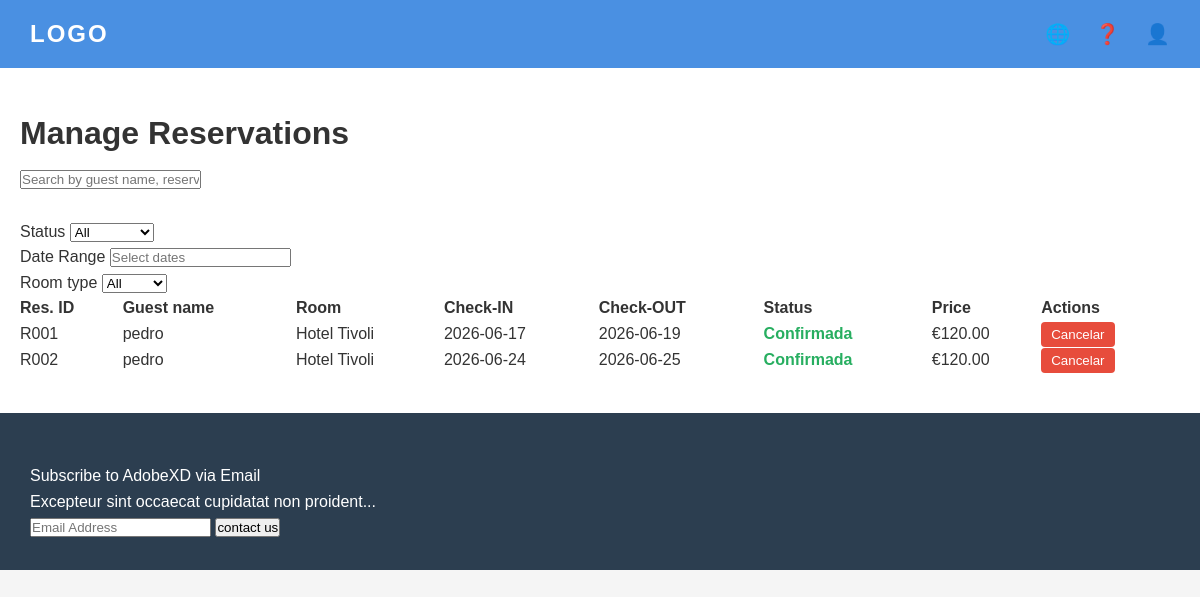
/reservations_painel.php (signed in), run on an earlier commit of the app's database.
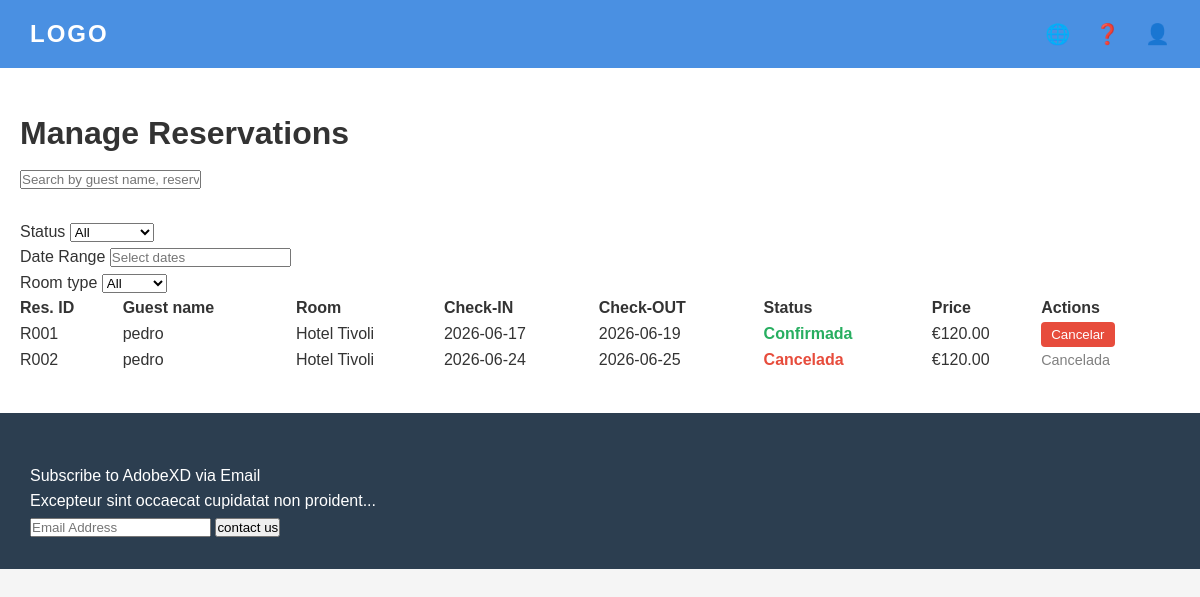
And on a later commit of the database.
### tables this page shows
CREATE TABLE reservas (
    id INTEGER PRIMARY KEY AUTOINCREMENT,
    nome_hospede TEXT,
    quarto TEXT,
    check_in TEXT,
    check_out TEXT,
    status TEXT,
    preco REAL
);

### reservations_painel.php (the view, shortened to what this page needs)
<?php
$tipo_utilizador = isset($_SESSION['tipo']) ? $_SESSION['tipo'] : 'cliente';
$nome_utilizador = isset($_SESSION['username']) ? $_SESSION['username'] : '';
?>
<!DOCTYPE html>
<html lang="pt">
<head>
  <link rel="stylesheet" href="hotel-details.css">
</head>
<body>
  <header>
    <div class="logo">
  <a href="index.php" style="text-decoration: none; color: inherit;">LOGO</a>
</div>
    <nav class="header-nav">
      <a href="#" class="icon-link" title="Language">🌐</a>
      <a href="#" class="icon-link" title="Help">❓</a>
      <a href="#" class="icon-link" title="Profile">👤</a>
    </nav>
  </header>
  <div class="main-container">
    <main class="content">
      <h1>Manage Reservations</h1>
      <div class="filters" style="display: flex; gap: 20px; align-items: center; margin-bottom: 30px; margin-top: 10px;">
        <input type="text" placeholder="Search by guest name, reservation ID or room">
      </div>
      <div class="filters">
        <div class="filter-group">
          <label for="status">Status</label>
          <select id="status" name="status">
            <option value="">All</option>
          </select>
        </div>
        <div class="filter-group">
          <label for="daterange">Date Range</label>
          <input type="text" id="daterange" name="daterange" placeholder="Select dates">
        </div>
        <div class="filter-group">
          <label for="roomtype">Room type</label>
          <select id="roomtype" name="roomtype">
            <option value="">All</option>
          </select>
        </div>
      </div>
      <table class="reservations-table" style="width: 100%; text-align: left; border-collapse: collapse;">
        <thead>
          <tr>
            <th>Res. ID</th>
            <th>Guest name</th>
            <th>Room</th>
            <th>Check-IN</th>
            <th>Check-OUT</th>
            <th>Status</th>
            <th>Price</th>
            <th>Actions</th>
          </tr>
        </thead>
        <tbody>
          <?php
          $db = new SQLite3(__DIR__ . '/hotel.db');
          if ($tipo_utilizador === 'admin') {
              $stmt = $db->prepare("SELECT * FROM reservas");
          } else {
              $stmt = $db->prepare("SELECT * FROM reservas WHERE nome_hospede = :nome");
              $stmt->bindValue(':nome', $nome_utilizador, SQLITE3_TEXT);
          }
          $result = $stmt->execute();
          while ($row = $result->fetchArray(SQLITE3_ASSOC)) {
              echo '<tr>';
              echo '<td>R00' . $row['id'] . '</td>';
              echo '<td>' . htmlspecialchars($row['nome_hospede']) . '</td>';
              echo '<td>' . htmlspecialchars($row['quarto']) . '</td>';
              echo '<td>' . $row['check_in'] . '</td>';
              echo '<td>' . $row['check_out'] . '</td>';
              $cor_status = ($row['status'] === 'Cancelada') ? 'color: #e74c3c; font-weight: bold;' : 'color: #27ae60; font-weight: bold;';
              echo '<td style="' . $cor_status . '">' . htmlspecialchars($row['status']) . '</td>';
              echo '<td>€' . number_format($row['preco'], 2) . '</td>';
              echo '<td>';
              if ($row['status'] !== 'Cancelada') {
                  echo '<form action="scripts/cancelar_reserva.php" method="POST" style="margin: 0;">';
                  echo '<button type="submit" class="btn-action" style="background-color: #e74c3c; color: white; border: none; padding: 5px 10px; cursor: pointer; border-radius: 4px;">Cancelar</button>';
                  echo '</form>';
              } else {
                  echo '<span style="color: grey; font-size: 0.9em;">Cancelada</span>';
              }
              echo '</td>';
              echo '</tr>';
          }
          ?>
        </tbody>
      </table>
    </main>
  </div>
  <footer>
    <div class="newsletter">
      <p>Subscribe to AdobeXD via Email</p>
      <p>Excepteur sint occaecat cupidatat non proident...</p>
      <form>
        <input type="email" placeholder="Email Address">
        <button type="submit">contact us</button>
      </form>
    </div>
  </footer>
</body>
</html>

### hotel-details.css (style rules this page uses)
* { margin: 0; padding: 0; box-sizing: border-box; }
body { font-family: Arial, Helvetica, sans-serif; background-color: #f5f5f5; color: #333; line-height: 1.6; }
header { background-color: #4A90E2; padding: 15px 30px; display: flex; justify-content: space-between; align-items: center; box-shadow: 0 2px 4px rgba(0,0,0,0.1); }
.logo { color: white; font-size: 24px; font-weight: bold; letter-spacing: 2px; }
.header-nav { display: flex; gap: 25px; }
.icon-link { color: white; font-size: 20px; text-decoration: none; transition: opacity 0.3s; }
.main-container { max-width: 1200px; margin: 0 auto; padding: 40px 20px; background-color: white; }
footer { background-color: #2c3e50; color: white; padding: 50px 30px 30px; }

What changed in the data, as far as the page shows it:
changed reservas id 2: status "Confirmada" → "Cancelada"; status "Cancelar" → "Cancelada"
